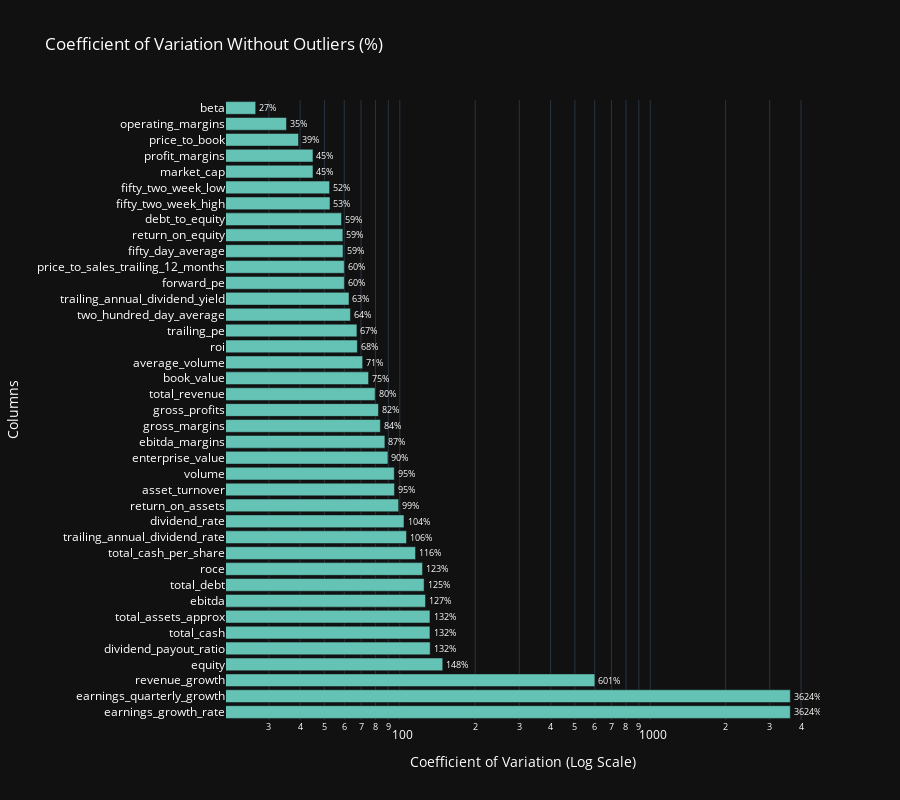

Source (notebook cell):
### Markdown cell above
Metrics at the top of the chart, such as ``operating_margins`` and ``beta``, show relatively lower variability, with CVs of **35%** and **46%**, respectively, suggesting that they are more stable over time or across different companies. Metrics like ``return_on_equity``, ``fifty_day_average``, and ``two_hundred_day_average`` are in the mid-range of variability, displaying CVs ranging from **59%** to **64%**.

Metrics at the bottom of the chart, like ``earnings_quarterly_growth``, ``earnings_growth_rate``, and ``revenue_growth``, exhibit the highest variability, with CVs above **300%**, indicating that these metrics are subject to significant changes and may be more affected by specific events or volatile market conditions.

This type of analysis is vital for investors and financial analysts, as metrics with high variability may indicate greater risk and might require additional investigation to understand the causes of volatility. Conversely, metrics with low variability might be considered more predictable and potentially more reliable for financial forecasts and assessments of stability.

### Code cell
aux = df_top_companies_cols_num.copy(deep=True)
aux = remove_outliers_iqr(aux)
df_fundamentals_book_cvs_clean_out = ((aux.std(ddof=1) / aux.mean()) * 100).sort_values(ascending=True).reset_index()
df_fundamentals_book_cvs_clean_out.columns = ['column', 'coefficient_variation']
df_fundamentals_book_cvs_clean_out['coefficient_variation'] = df_fundamentals_book_cvs_clean_out['coefficient_variation'].abs().sort_values(ascending=True)
df_fundamentals_book_cvs_clean_out.fillna(method='ffill', inplace=True)
df_fundamentals_book_cvs_clean_out = df_fundamentals_book_cvs_clean_out.sort_values(by='coefficient_variation', ascending=False)


fig = px.bar(df_fundamentals_book_cvs_clean_out, title='Coefficient of Variation Without Outliers (%)',y='column', x='coefficient_variation', orientation='h', color_discrete_sequence=['rgb(100, 195, 181)'],hover_name='column', height=800)
fig.update_traces(text=[f'{x:.0f}%' for x in df_fundamentals_book_cvs_clean_out['coefficient_variation']], textposition='outside')
fig.update_layout(xaxis_title='Coefficient of Variation (%)', yaxis_title='Columns', template='plotly_dark', font=dict(color='white'), xaxis={'type':'log', 'title':'Coefficient of Variation (Log Scale)'}, hovermode='y')

fig.show()

### Figure 1 — Plotly figure (JSON) as saved in the notebook; plotly's stock layout.template omitted (floating-point values rounded to 4 significant figures)
{"data": [{"alignmentgroup": "True", "hovertemplate": "<b>%{hovertext}</b><br><br>coefficient_variation=%{x}<br>column=%{y}<extra></extra>", "hovertext": ["earnings_growth_rate", "earnings_quarterly_growth", "revenue_growth", "equity", "dividend_payout_ratio", "total_cash", "total_assets_approx", "ebitda", "total_debt", "roce", "total_cash_per_share", "trailing_annual_dividend_rate", "dividend_rate", "return_on_assets", "asset_turnover", "volume", "enterprise_value", "ebitda_margins", "gross_margins", "gross_profits", "total_revenue", "book_value", "average_volume", "roi", "trailing_pe", "two_hundred_day_average", "trailing_annual_dividend_yield", "forward_pe", "price_to_sales_trailing_12_months", "fifty_day_average", "return_on_equity", "debt_to_equity", "fifty_two_week_high", "fifty_two_week_low", "market_cap", "profit_margins", "price_to_book", "operating_margins", "beta"], "legendgroup": "", "marker": {"color": "rgb(100, 195, 181)", "pattern": {"shape": ""}}, "name": "", "offsetgroup": "", "orientation": "h", "showlegend": false, "text": ["3624%", "3624%", "601%", "148%", "132%", "132%", "132%", "127%", "125%", "123%", "116%", "106%", "104%", "99%", "95%", "95%", "90%", "87%", "84%", "82%", "80%", "75%", "71%", "68%", "67%", "64%", "63%", "60%", "60%", "59%", "59%", "59%", "53%", "52%", "45%", "45%", "39%", "35%", "27%"], "textposition": "outside", "type": "bar", "x": [3624.0, 3624.0, 601.0, 148.4, 132.2, 131.9, 131.9, 126.7, 125.0, 123.2, 115.6, 106.4, 103.9, 98.92, 95.22, 95.04, 89.65, 87.18, 83.62, 82.17, 79.7, 75.03, 71.06, 67.68, 67.42, 63.5, 62.68, 60.06, 60.03, 59.33, 59.23, 58.51, 52.64, 52.43, 45.01, 45.01, 39.4, 35.27, 26.58], "xaxis": "x", "y": ["earnings_growth_rate", "earnings_quarterly_growth", "revenue_growth", "equity", "dividend_payout_ratio", "total_cash", "total_assets_approx", "ebitda", "total_debt", "roce", "total_cash_per_share", "trailing_annual_dividend_rate", "dividend_rate", "return_on_assets", "asset_turnover", "volume", "enterprise_value", "ebitda_margins", "gross_margins", "gross_profits", "total_revenue", "book_value", "average_volume", "roi", "trailing_pe", "two_hundred_day_average", "trailing_annual_dividend_yield", "forward_pe", "price_to_sales_trailing_12_months", "fifty_day_average", "return_on_equity", "debt_to_equity", "fifty_two_week_high", "fifty_two_week_low", "market_cap", "profit_margins", "price_to_book", "operating_margins", "beta"], "yaxis": "y"}], "layout": {"barmode": "relative", "font": {"color": "white"}, "height": 800, "hovermode": "y", "legend": {"tracegroupgap": 0}, "title": {"text": "Coefficient of Variation Without Outliers (%)"}, "xaxis": {"anchor": "y", "domain": [0, 1], "title": {"text": "Coefficient of Variation (Log Scale)"}, "type": "log"}, "yaxis": {"anchor": "x", "domain": [0, 1], "title": {"text": "Columns"}}}}
